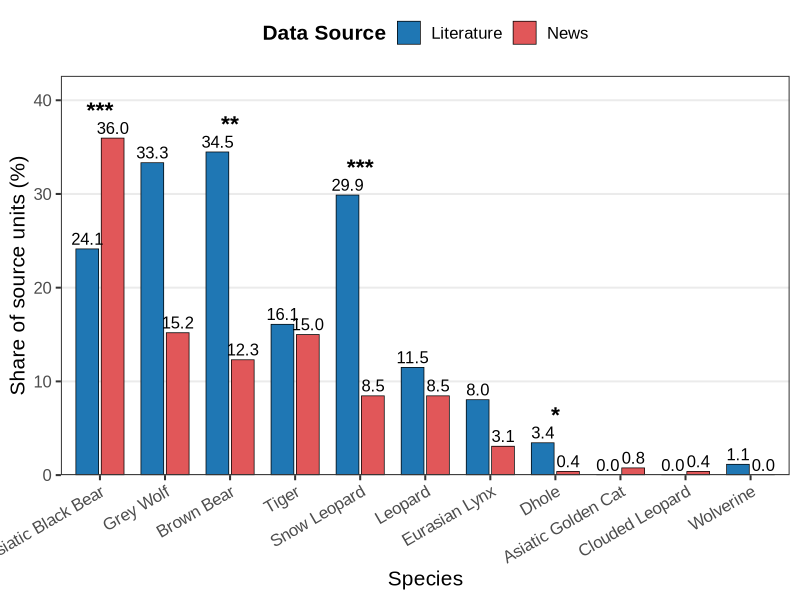
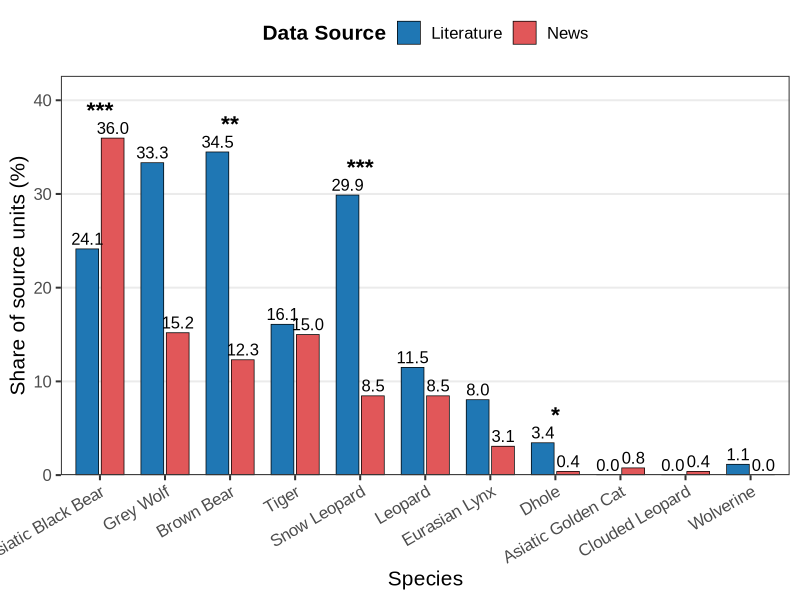

R code for these plots, in order: (Note: this script raises an error after producing the figures.)
if (!requireNamespace("ggplot2", quietly = TRUE)) {
  install.packages("ggplot2", repos = "https://cloud.r-project.org")
}

suppressPackageStartupMessages(library(ggplot2))

species_levels <- c(
  "Asiatic Black Bear",
  "Grey Wolf",
  "Brown Bear",
  "Tiger",
  "Snow Leopard",
  "Leopard",
  "Eurasian Lynx",
  "Dhole",
  "Asiatic Golden Cat",
  "Wolverine",
  "Clouded Leopard"
)

# Raw counts from the pasted tables.
# Literature shares are based on 87 papers; one paper may involve multiple species,
# so the proportions can sum to > 1.
df <- data.frame(
  Species = c(
    "Wolverine", "Dhole", "Eurasian Lynx", "Leopard", "Tiger",
    "Asiatic Black Bear", "Snow Leopard", "Grey Wolf", "Brown Bear",
    "Asiatic Black Bear", "Grey Wolf", "Tiger", "Brown Bear", "Snow Leopard",
    "Leopard", "Eurasian Lynx", "Asiatic Golden Cat", "Clouded Leopard", "Dhole"
  ),
  Method = c(
    rep("Literature", 9),
    rep("News", 10)
  ),
  Count = c(
    1, 3, 7, 10, 14, 21, 26, 29, 30,
    187, 79, 78, 64, 44, 44, 16, 4, 2, 2
  ),
  stringsAsFactors = FALSE
)

# Add missing species as zero counts so the two methods share a common 11-species universe.
all_species <- expand.grid(
  Species = species_levels,
  Method = c("Literature", "News"),
  stringsAsFactors = FALSE
)
df <- merge(all_species, df, by = c("Species", "Method"), all.x = TRUE, sort = FALSE)
df$Count[is.na(df$Count)] <- 0

source_totals <- c(Literature = 87, News = 520)
df$Method <- factor(df$Method, levels = c("Literature", "News"))
df$Species <- factor(df$Species, levels = species_levels)
df$Proportion <- df$Count / source_totals[as.character(df$Method)] * 100

species_order <- with(
  aggregate(Count ~ Species, data = df, FUN = sum),
  as.character(Species[order(-Count, Species)])
)
df$Species <- factor(df$Species, levels = species_order)

contingency_all <- xtabs(Count ~ Method + Species, data = df)
chi_result <- chisq.test(contingency_all, correct = FALSE)

# Standardized residuals are used to derive species-level significance markers.
resid_p <- 2 * pnorm(-abs(chi_result$stdres["Literature", ]))

p_to_stars <- function(p) {
  if (is.na(p)) return("")
  if (p < 0.001) return("***")
  if (p < 0.01) return("**")
  if (p < 0.05) return("*")
  ""
}

sig_df <- data.frame(
  Species = species_order,
  TestMethod = "Chi-square residual test (from 2x11 table)",
  PValue = as.numeric(resid_p[species_order]),
  SignifLabel = vapply(as.numeric(resid_p[species_order]), p_to_stars, character(1)),
  stringsAsFactors = FALSE
)

species_max <- aggregate(Proportion ~ Species, data = df, FUN = max)
sig_df <- merge(sig_df, species_max, by = "Species", sort = FALSE)
sig_df$Species <- factor(sig_df$Species, levels = species_order)
sig_df <- sig_df[order(sig_df$Species), ]
sig_df$YPos <- sig_df$Proportion + 3.0

y_upper <- max(sig_df$YPos) + 2

p <- ggplot(df, aes(x = Species, y = Proportion, fill = Method)) +
  geom_col(
    position = position_dodge(width = 0.78),
    width = 0.70,
    color = "black",
    linewidth = 0.25
  ) +
  geom_text(
    aes(label = sprintf("%.1f", Proportion)),
    position = position_dodge(width = 0.78),
    vjust = -0.35,
    size = 4.2,
    family = "Arial"
  ) +
  geom_text(
    data = sig_df,
    aes(x = Species, y = YPos, label = SignifLabel),
    inherit.aes = FALSE,
    family = "Arial",
    size = 5.8,
    fontface = "bold"
  ) +
  scale_fill_manual(
    values = c("Literature" = "#1F77B4", "News" = "#E15759"),
    name = "Data Source"
  ) +
  scale_y_continuous(
    limits = c(0, y_upper),
    breaks = seq(0, ceiling(y_upper / 10) * 10, by = 10),
    expand = expansion(mult = c(0, 0.04))
  ) +
  labs(
    x = "Species",
    y = "Share of source units (%)"
  ) +
  theme_bw(base_size = 15, base_family = "Arial") +
  theme(
    axis.text.x = element_text(angle = 30, hjust = 1, vjust = 1),
    legend.position = "top",
    legend.title = element_text(face = "bold"),
    panel.grid.major.x = element_blank(),
    panel.grid.minor = element_blank()
  )

args <- commandArgs(trailingOnly = FALSE)
file_flag <- "--file="
script_path <- sub(file_flag, "", args[grep(file_flag, args)])

if (length(script_path) > 0) {
  output_dir <- dirname(normalizePath(script_path, winslash = "/", mustWork = FALSE))
} else {
  output_dir <- getwd()
}

gg_file_png <- file.path(output_dir, "news_literature_species_comparison.png")
gg_file_pdf <- file.path(output_dir, "news_literature_species_comparison.pdf")
result_file_species <- file.path(output_dir, "species_significance_tests.csv")
result_file_global <- file.path(output_dir, "global_chi_square_test_species.csv")

# Use a modestly taller figure so the 11 species and significance labels stay readable.
ggsave(filename = gg_file_png, plot = p, width = 12, height = 7.2, dpi = 600)
ggsave(filename = gg_file_pdf, plot = p, width = 12, height = 7.2, device = cairo_pdf)

write.csv(
  sig_df[, c("Species", "TestMethod", "PValue", "SignifLabel")],
  result_file_species,
  row.names = FALSE,
  fileEncoding = "UTF-8"
)

write.csv(
  data.frame(
    TestMethod = "Chi-square test of independence (2x11)",
    Statistic = unname(chi_result$statistic),
    DF = unname(chi_result$parameter),
    PValue = chi_result$p.value
  ),
  result_file_global,
  row.names = FALSE,
  fileEncoding = "UTF-8"
)

message("Figure saved to:")
message(" - ", gg_file_png)
message(" - ", gg_file_pdf)
message("Species-level table saved to:")
message(" - ", result_file_species)
message("Global test table saved to:")
message(" - ", result_file_global)
